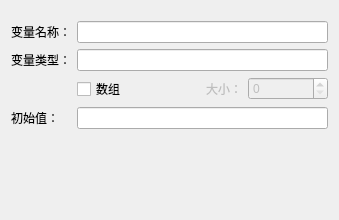
<?xml version="1.0" encoding="UTF-8"?>
<ui version="4.0">
 <class>VariableEditor</class>
    <widget class="QWidget" name="VariableEditor" native="true">
     <widget class="QWidget" name="formLayoutWidget">
      <property name="geometry">
       <rect>
        <x>0</x>
        <y>10</y>
        <width>339</width>
        <height>200</height>
       </rect>
      </property>
      <layout class="QFormLayout" name="formLayout">
       <item row="1" column="0">
        <widget class="QLabel" name="label">
         <property name="minimumSize">
          <size>
           <width>0</width>
           <height>0</height>
          </size>
         </property>
         <property name="text">
          <string>变量名称：</string>
         </property>
         <property name="textInteractionFlags">
          <set>Qt::NoTextInteraction</set>
         </property>
        </widget>
       </item>
       <item row="1" column="1">
        <widget class="QLineEdit" name="name"/>
       </item>
       <item row="2" column="0">
        <widget class="QLabel" name="label_2">
         <property name="minimumSize">
          <size>
           <width>0</width>
           <height>0</height>
          </size>
         </property>
         <property name="text">
          <string>变量类型：</string>
         </property>
         <property name="textInteractionFlags">
          <set>Qt::NoTextInteraction</set>
         </property>
        </widget>
       </item>
       <item row="2" column="1">
        <widget class="QLineEdit" name="type"/>
       </item>
       <item row="3" column="1">
        <layout class="QHBoxLayout" name="horizontalLayout">
         <item>
          <widget class="QCheckBox" name="array">
           <property name="text">
            <string>数组</string>
           </property>
          </widget>
         </item>
         <item>
          <widget class="QLabel" name="label_3">
           <property name="enabled">
            <bool>false</bool>
           </property>
           <property name="maximumSize">
            <size>
             <width>16777215</width>
             <height>16777215</height>
            </size>
           </property>
           <property name="text">
            <string>大小：</string>
           </property>
           <property name="alignment">
            <set>Qt::AlignRight|Qt::AlignTrailing|Qt::AlignVCenter</set>
           </property>
          </widget>
         </item>
         <item>
          <widget class="QSpinBox" name="array_size">
           <property name="enabled">
            <bool>false</bool>
           </property>
           <property name="frame">
            <bool>true</bool>
           </property>
           <property name="prefix">
            <string/>
           </property>
           <property name="maximum">
            <number>65535</number>
           </property>
          </widget>
         </item>
        </layout>
       </item>
       <item row="4" column="1">
        <widget class="QLineEdit" name="value"/>
       </item>
       <item row="4" column="0">
        <widget class="QLabel" name="label_4">
         <property name="minimumSize">
          <size>
           <width>0</width>
           <height>0</height>
          </size>
         </property>
         <property name="text">
          <string>初始值：</string>
         </property>
         <property name="textInteractionFlags">
          <set>Qt::NoTextInteraction</set>
         </property>
        </widget>
       </item>
      </layout>
     </widget>
    </widget>
 <layoutdefault spacing="6" margin="11"/>
 <resources/>
 <connections/>
</ui>
